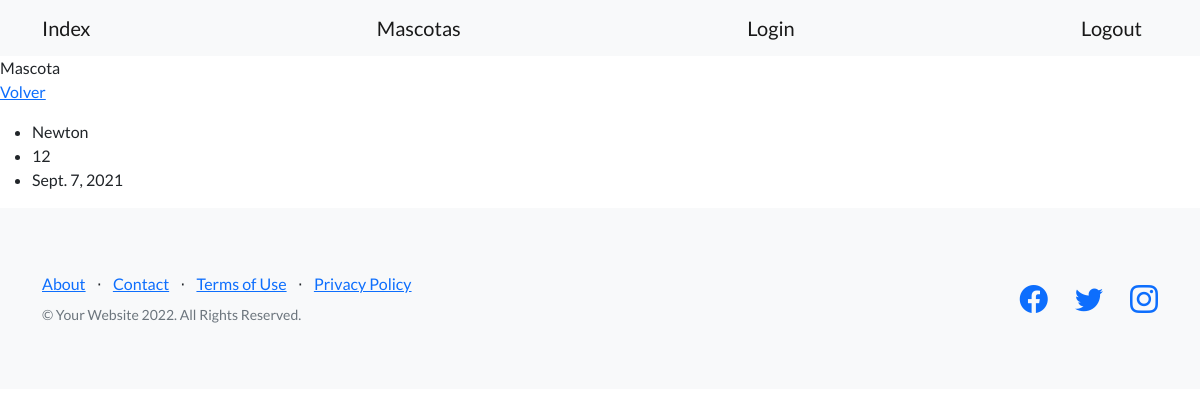
The page /mostrar-mascota/2/ on the database its author committed.
### mascota/models.py (models this page shows, shortened)
class Mascota(models.Model):
    nombre = models.CharField(max_length=30)
    edad = models.IntegerField()
    fecha_ingreso = models.DateField(null=True)

### mascota/views.py (the view)
# urls.py: path('mostrar-mascota/<int:pk>/', MostrarMascota.as_view(), name='mostrar_mascota'),
class MostrarMascota(DetailView):
    model = Mascota
    template_name = 'mascota/mostrar_mascota.html'

### mascota/templates/mascota/mostrar_mascota.html (shortened to what this page needs)
{% extends 'base.html' %}
{% block texto_header %}
Mascota
{% endblock texto_header %}
{% block contenido %}
<p>
    <a href={% url 'listar_mascotas' %}>Volver</a>
</p>
<p>
    <ul>
        <li>
            {{mascota.nombre}}
        </li>
        <li>
            {{mascota.edad}}
        </li>
        <li>
            {{mascota.fecha_ingreso}}
        </li>
    </ul>
</p>
{% endblock contenido %}

### rows shown on the page
Mascota: nombre "Newton", edad "12", fecha_ingreso "Sept. 7, 2021"
